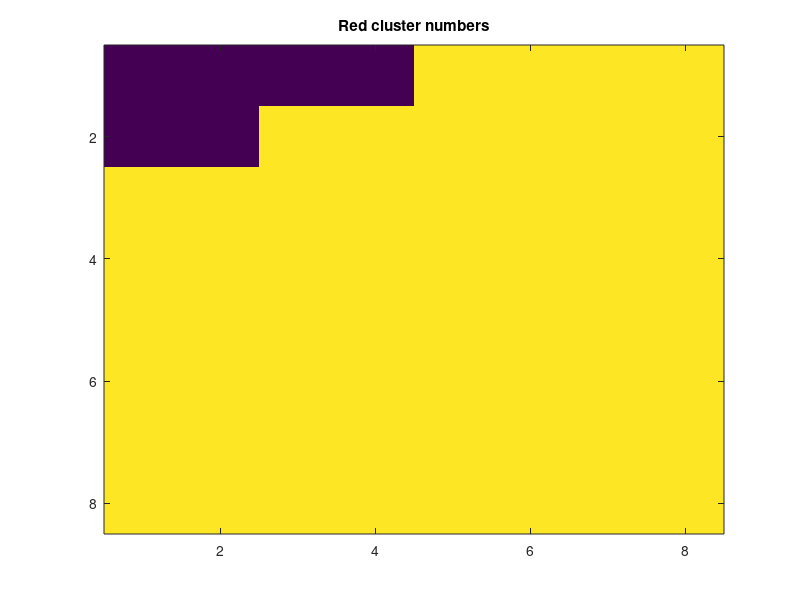
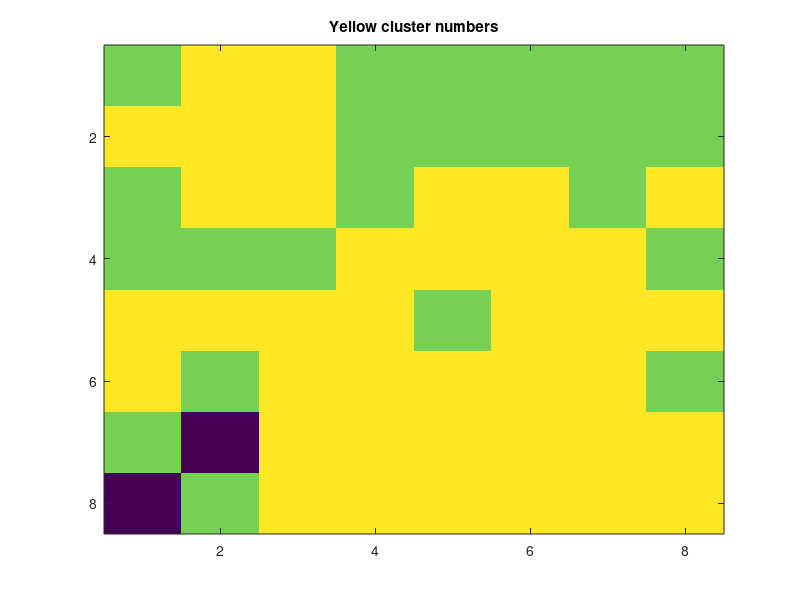

These figures' MATLAB source, in order:
numClusters = zeros(64,2);
if ~exist('data_no_transitions_r2.mat')
    for i = 1:64
        
            I = imread(['r_images/sim_' num2str(i + 63) '_cropped_1.png']);
        
%         figure('position',[31 230 643 561]);  
%         imshow(I);
        I = rgb2gray(I);
        BW = imbinarize(I, .07);
        Icropped = imcrop(BW, [0 0 1360 880]);
        BW2 = bwareafilt(Icropped,[1200 Inf]);
        [labeled, num] = bwlabel(BW2);
        numClusters(i, 1) = num;
%         figure('position',[697 227 708 554]);
%         imshow(labeled)

        imwrite( labeled, ['clustered_r_' num2str(i) '.png'])

        I = imread(['y_images/sim_' num2str(i + 63) '_cropped_2.png']);
%         figure('position',[31 230 643 561]);  
%         imshow(I);
        I = rgb2gray(I);
        BW = imbinarize(I, .165);
        Icropped = imcrop(BW, [0 0 1360 880]);
        BW2 = bwareafilt(Icropped,[600 Inf]);
        [labeled, num] = bwlabel(BW2);
        numClusters(i, 2) = num;
%         figure('position',[697 227 708 554]);  
%         imshow(labeled)

        imwrite( labeled, ['clustered_y_' num2str(i) '.png'])

    end
    save('data_no_transitions_r2.mat', 'numClusters')
else
    load('data_no_transitions_r2.mat')
end

 redArr = reshape(numClusters(:, 1), [8 8])
 redArr = redArr';
redArr = redArr .* (256 / max(numClusters(:, 1))); 
yArr = reshape(numClusters(:, 2), [8 8]);
yArr = yArr';
yArr = yArr .* (256 / max(numClusters(:, 2))); 

figure;
image(redArr)
colormap viridis
caxis([0 5])
title('Red cluster numbers');

figure;
image(yArr)
caxis([0 5])
colormap viridis
title('Yellow cluster numbers');

numClusters